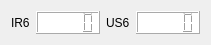
           <widget class="QWidget" name="horizontalLayoutWidget_10">
            <property name="geometry">
             <rect>
              <x>430</x>
              <y>480</y>
              <width>201</width>
              <height>28</height>
             </rect>
            </property>
            <layout class="QHBoxLayout" name="horizontalLayout_50">
             <property name="spacing">
              <number>6</number>
             </property>
             <property name="sizeConstraint">
              <enum>QLayout::SetDefaultConstraint</enum>
             </property>
             <item>
              <widget class="QLabel" name="label_40">
               <property name="text">
                <string>IR6</string>
               </property>
              </widget>
             </item>
             <item>
              <widget class="QLCDNumber" name="ir6LcdNumber">
               <property name="styleSheet">
                <string notr="true">background-color: rgb(255, 255, 255);</string>
               </property>
              </widget>
             </item>
             <item>
              <widget class="QLabel" name="label_41">
               <property name="text">
                <string>US6</string>
               </property>
              </widget>
             </item>
             <item>
              <widget class="QLCDNumber" name="us6LcdNumber">
               <property name="styleSheet">
                <string notr="true">background-color: rgb(255, 255, 255);</string>
               </property>
              </widget>
             </item>
            </layout>
           </widget>
